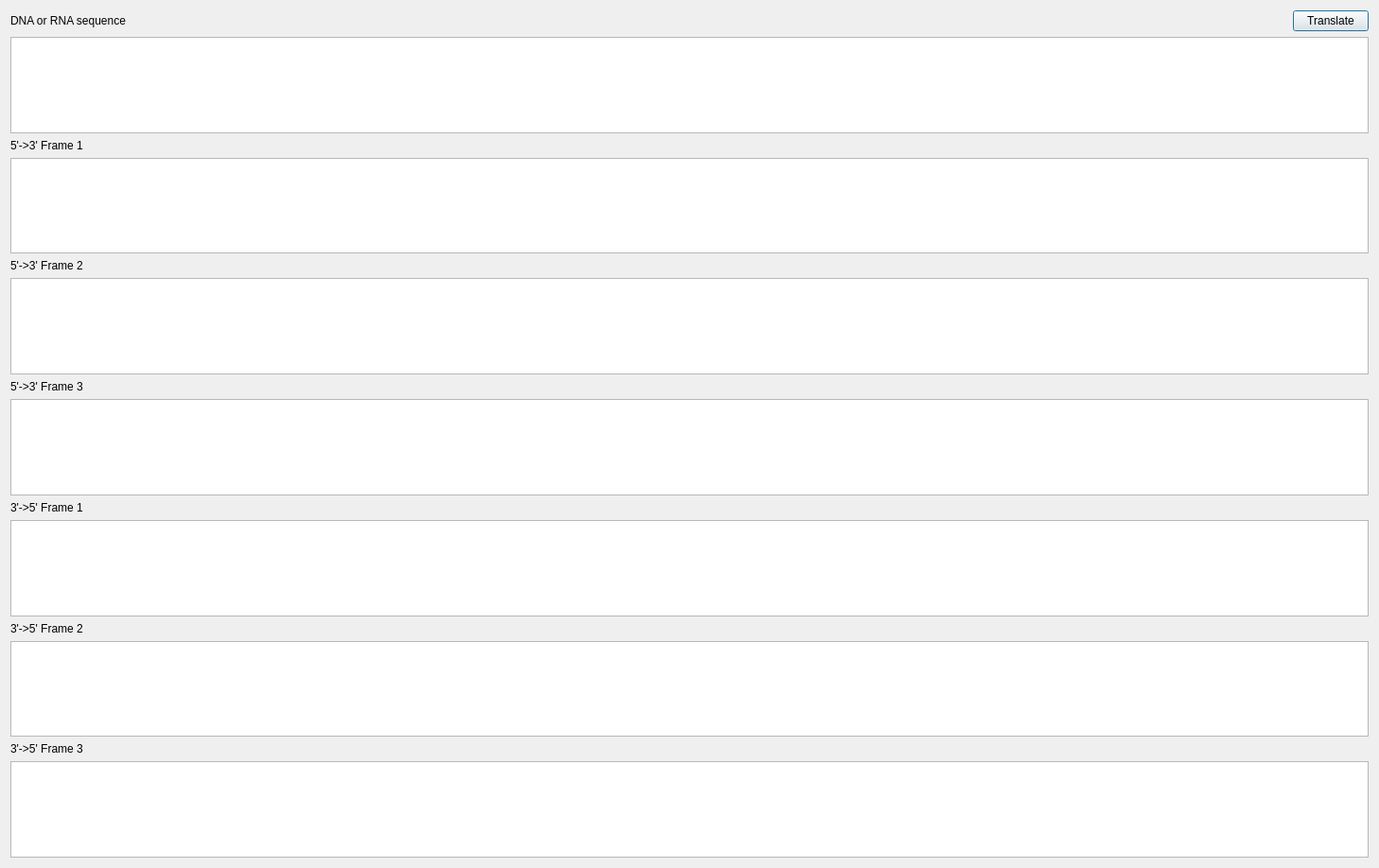
<?xml version="1.0" encoding="UTF-8"?>
<ui version="4.0">
 <class>Translate_Dialog</class>
 <widget class="QDialog" name="Translate_Dialog">
  <property name="geometry">
   <rect>
    <x>0</x>
    <y>0</y>
    <width>1458</width>
    <height>918</height>
   </rect>
  </property>
  <property name="windowTitle">
   <string>Dialog</string>
  </property>
  <layout class="QGridLayout" name="gridLayout">
   <item row="0" column="0">
    <widget class="QLabel" name="label">
     <property name="text">
      <string>DNA or RNA sequence</string>
     </property>
    </widget>
   </item>
   <item row="0" column="1">
    <spacer name="horizontalSpacer">
     <property name="orientation">
      <enum>Qt::Horizontal</enum>
     </property>
     <property name="sizeHint" stdset="0">
      <size>
       <width>40</width>
       <height>20</height>
      </size>
     </property>
    </spacer>
   </item>
   <item row="0" column="2">
    <widget class="QPushButton" name="pushButton">
     <property name="text">
      <string>Translate</string>
     </property>
    </widget>
   </item>
   <item row="1" column="0" colspan="3">
    <widget class="QTextEdit" name="textEditNT"/>
   </item>
   <item row="2" column="0">
    <widget class="QLabel" name="label_2">
     <property name="text">
      <string>5'-&gt;3' Frame 1</string>
     </property>
    </widget>
   </item>
   <item row="3" column="0" colspan="3">
    <widget class="QTextEdit" name="textEdit1"/>
   </item>
   <item row="4" column="0">
    <widget class="QLabel" name="label_3">
     <property name="text">
      <string>5'-&gt;3' Frame 2</string>
     </property>
    </widget>
   </item>
   <item row="5" column="0" colspan="3">
    <widget class="QTextEdit" name="textEdit2"/>
   </item>
   <item row="6" column="0">
    <widget class="QLabel" name="label_4">
     <property name="text">
      <string>5'-&gt;3' Frame 3</string>
     </property>
    </widget>
   </item>
   <item row="7" column="0" colspan="3">
    <widget class="QTextEdit" name="textEdit3"/>
   </item>
   <item row="8" column="0">
    <widget class="QLabel" name="label_5">
     <property name="text">
      <string>3'-&gt;5' Frame 1</string>
     </property>
    </widget>
   </item>
   <item row="9" column="0" colspan="3">
    <widget class="QTextEdit" name="textEdit4"/>
   </item>
   <item row="10" column="0">
    <widget class="QLabel" name="label_6">
     <property name="text">
      <string>3'-&gt;5' Frame 2</string>
     </property>
    </widget>
   </item>
   <item row="11" column="0" colspan="3">
    <widget class="QTextEdit" name="textEdit5"/>
   </item>
   <item row="12" column="0">
    <widget class="QLabel" name="label_7">
     <property name="text">
      <string>3'-&gt;5' Frame 3</string>
     </property>
    </widget>
   </item>
   <item row="13" column="0" colspan="3">
    <widget class="QTextEdit" name="textEdit6"/>
   </item>
  </layout>
 </widget>
 <resources/>
 <connections/>
</ui>
